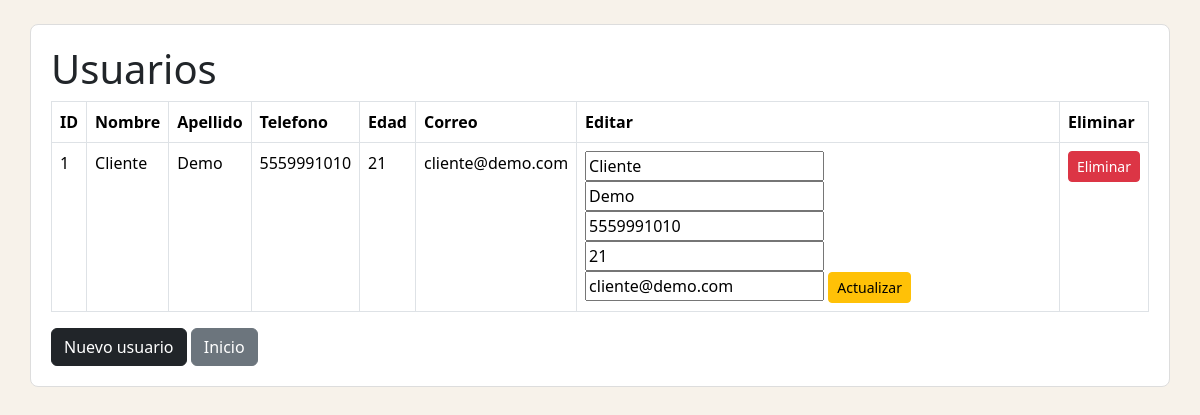
The app's page /m_usuarios.php with its own data.
### tables this page shows
CREATE TABLE usuarios (
  id_usuario INT AUTO_INCREMENT PRIMARY KEY,
  nombre_usuario VARCHAR(80) NOT NULL,
  apellido_usuario VARCHAR(50) NOT NULL,
  telefono_usuario BIGINT(13) NOT NULL UNIQUE,
  edad_usuario INT(3) NOT NULL,
  correo_usuario VARCHAR(120) NOT NULL UNIQUE
);

### m_usuarios.php (the view, shortened to what this page needs)
<?php
include "conexion.php";
$sql = "SELECT * FROM usuarios";
$resultado = mysqli_query($conexion, $sql);
?>
<!DOCTYPE html>
<html lang="es">
<head>
    <link href="node_modules/bootstrap/dist/css/bootstrap.min.css" rel="stylesheet">
    <link href="css/estilos.css" rel="stylesheet">
</head>
<body>
<main class="container my-4 caja">
<h1>Usuarios</h1>
<table class="table table-bordered">
<tr><th>ID</th><th>Nombre</th><th>Apellido</th><th>Telefono</th><th>Edad</th><th>Correo</th><th>Editar</th><th>Eliminar</th></tr>
<?php while ($fila = mysqli_fetch_assoc($resultado)) { ?>
<tr>
    <td><?php echo $fila["id_usuario"]; ?></td>
    <td><?php echo $fila["nombre_usuario"]; ?></td>
    <td><?php echo $fila["apellido_usuario"]; ?></td>
    <td><?php echo $fila["telefono_usuario"]; ?></td>
    <td><?php echo $fila["edad_usuario"]; ?></td>
    <td><?php echo $fila["correo_usuario"]; ?></td>
    <td>
        <form action="upd_usuario.php" method="POST">
            <input name="nombre_usuario" value="<?php echo $fila["nombre_usuario"]; ?>">
            <input name="apellido_usuario" value="<?php echo $fila["apellido_usuario"]; ?>">
            <input name="telefono_usuario" value="<?php echo $fila["telefono_usuario"]; ?>">
            <input name="edad_usuario" value="<?php echo $fila["edad_usuario"]; ?>">
            <input name="correo_usuario" value="<?php echo $fila["correo_usuario"]; ?>">
            <button class="btn btn-warning btn-sm">Actualizar</button>
        </form>
    </td>
    <td>
        <form action="del_usuario.php" method="POST">
            <button class="btn btn-danger btn-sm">Eliminar</button>
        </form>
    </td>
</tr>
<?php } ?>
</table>
<a class="btn btn-dark" href="usuarios.html">Nuevo usuario</a>
<a class="btn btn-secondary" href="index.html">Inicio</a>
</main>
</body>
</html>

### css/estilos.css (style rules this page uses)
body { background: #f7f2ea; }
.caja { background: white; border: 1px solid #ddd; border-radius: 8px; padding: 20px; }

### records on screen
usuarios: id_usuario "1", nombre_usuario "Cliente", apellido_usuario "Demo", telefono_usuario "5559991010", edad_usuario "21", correo_usuario "cliente@demo.com"
